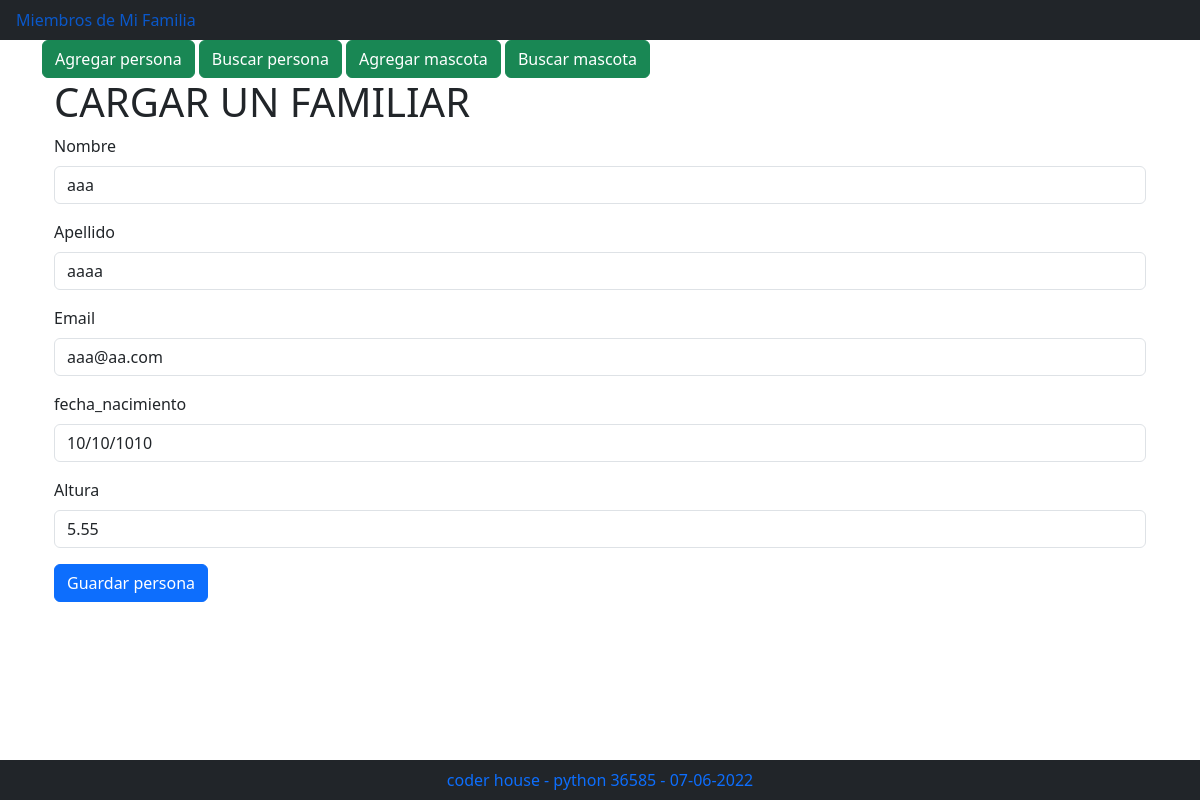
/actualizar_persona/11, run on the app's committed database.
### familia/models.py (models this page shows)
class Persona(models.Model):
    nombre = models.CharField(max_length=100)
    apellido = models.CharField(max_length=100)
    email = models.EmailField(max_length=100)
    fecha_nacimiento = models.DateField()
    altura = models.FloatField(default=0.0)

### familia/views.py (the view, shortened to what this page needs)
# urls.py: path('actualizar_persona/<identificador>', views.actualizar_persona, name="actualizar_persona"),
def actualizar_persona(request, identificador):
    if request.method == "GET":
        persona = get_object_or_404(Persona, pk=int(identificador))
        initial = {
            "id": persona.id,
            "nombre": persona.nombre,
            "apellido": persona.apellido,
            "email": persona.email,
            "fecha_nacimiento": persona.fecha_nacimiento.strftime("%d/%m/%Y"),
            "altura": persona.altura,
        }
        form_actualizar = ActualizarPersonaForm(initial=initial)
        return render(request, 'familia/form_carga.html', {'form': form_actualizar, 'actualizar': True})

### familia/forms.py
class ActualizarPersonaForm(AgregarPersonaForm):
    id = forms.IntegerField(widget = forms.HiddenInput())

### familia/templates/familia/form_carga.html (shortened to what this page needs)
{% extends "familia/index.html" %}
{% load django_bootstrap5 %}
{% block cuerpo %}
<div class="container">
   <div class="row">
     <div class="col">
      <h1>CARGAR UN FAMILIAR</h1>
     </div>
     </div>
     <div class="row">
     <div class="col">
     {% if actualizar_persona %}
         <form action="{% url  'actualizar_persona'%}" method="post">
     {% else %}
         <form action="{% url  'agregar_persona'%}" method="post">
     {% endif %}
     {% bootstrap_form form %}
     {% if actualizar_persona %}
      {% bootstrap_button "Actualizar persona" button_type="submit" button_class="btn-primary" %}
     {% else %}
      {% bootstrap_button "Guardar persona" button_type="submit" button_class="btn-primary" %}
     {% endif %}
    </form>
   </div>
  </div>
 </div>
{% endblock %}

### data on the page
Persona: nombre "aaa", apellido "aaaa", email "aaa@aa.com", fecha_nacimiento "10/10/1010", altura "5.55"
